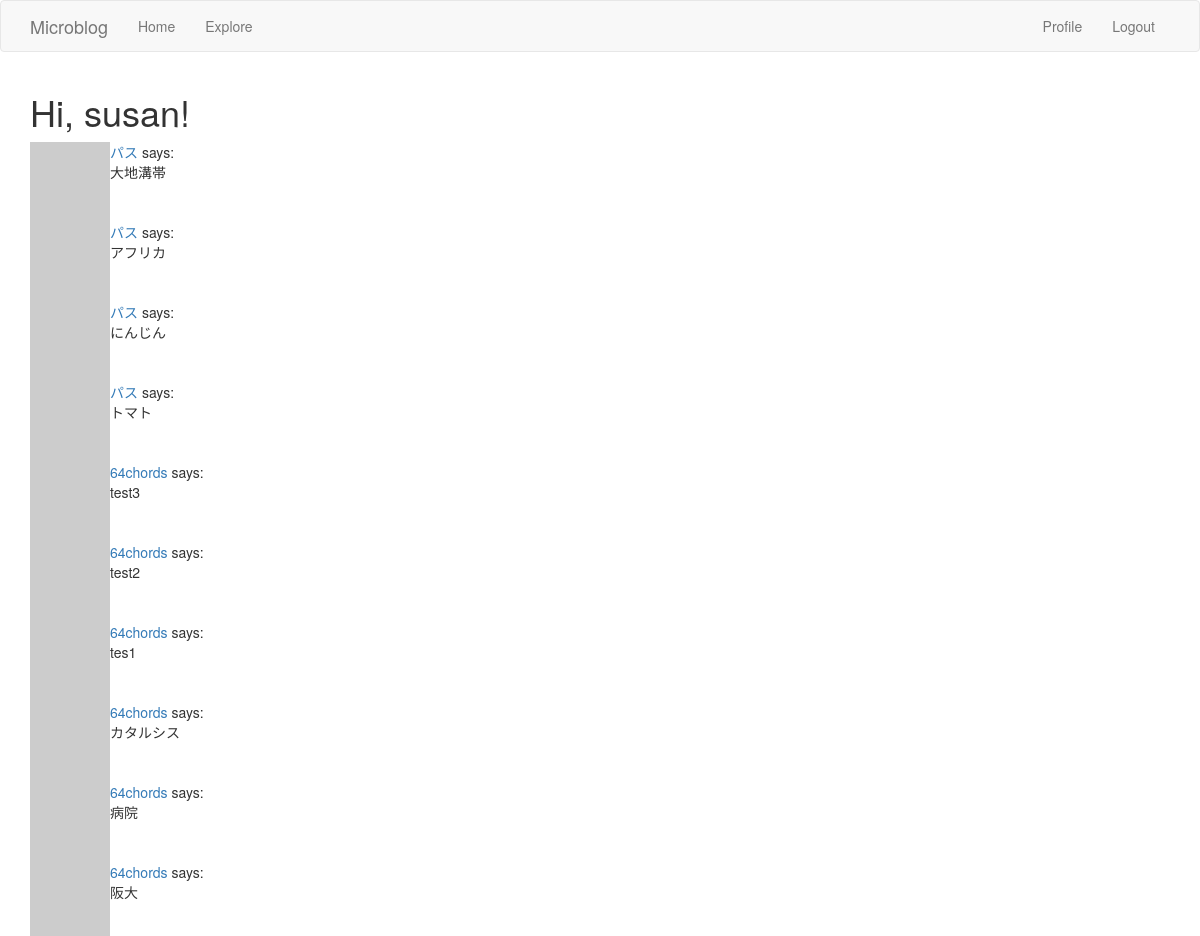
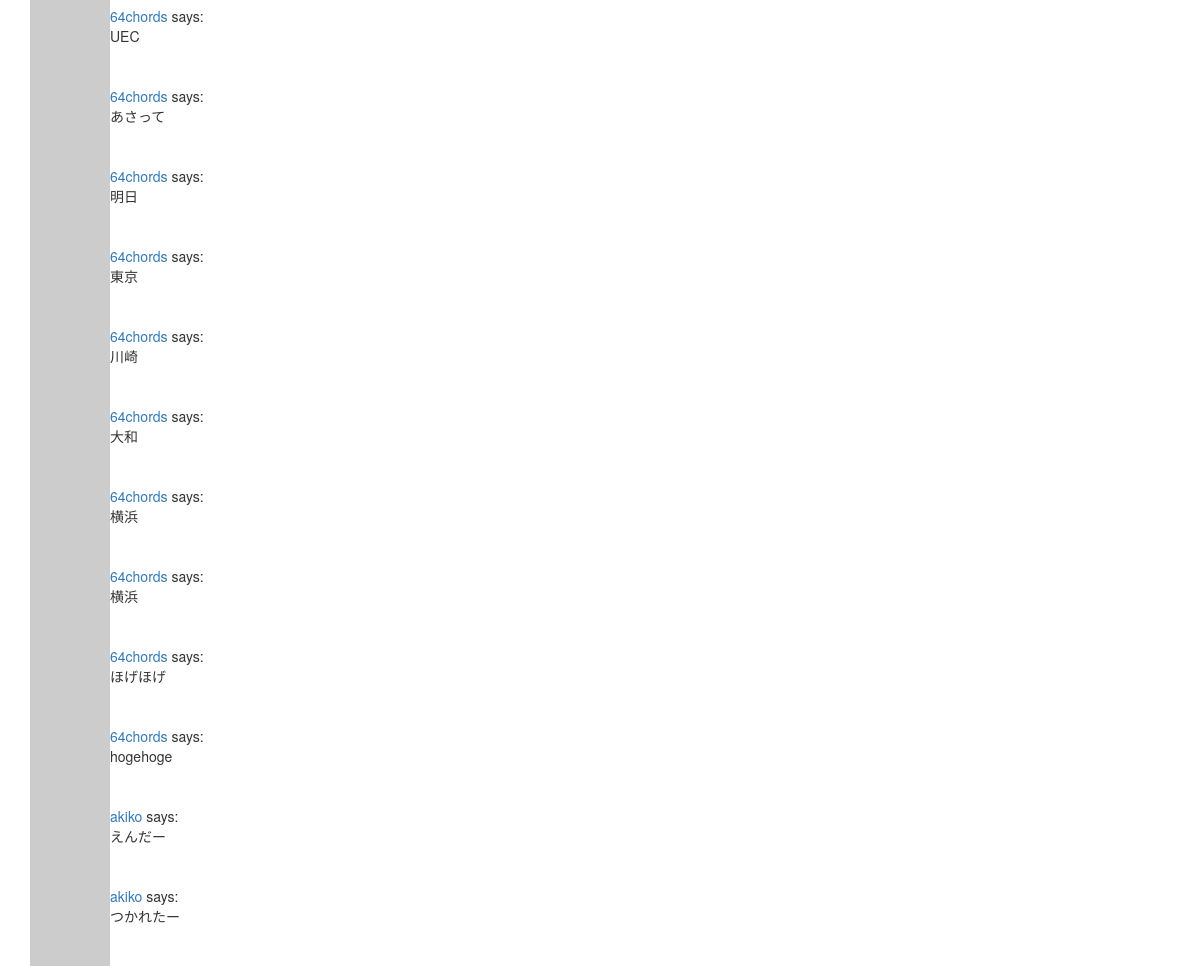
Page /explore (signed in) on the committed database (2 pictures, top to bottom).
### app/models.py (models this page shows, shortened)
class User(UserMixin,db.Model):
    id = db.Column(db.Integer,primary_key=True)
    username = db.Column(db.String(64),index=True,unique=True)
    email = db.Column(db.String(120),index=True,unique=True)
    password_hash = db.Column(db.String(128))
    about_me = db.Column(db.String(140))
    last_seen = db.Column(db.DateTime,default=datetime.utcnow)
    """
    a db.relationship field is normally defined on the “one” side, and
    is used as a convenient way to get access to the “many”.
    """
    posts = db.relationship("Post",backref="author",lazy="dynamic")
    """
    フォロー・フォロワーの関係を追加
    "User": セルフ参照の関係なので自分自身
    secondary: 関係性を表す関係テーブル
    followers.c.**: cはColumnsを表すプロパティ
    詳細はp.134~135を参照のこと（８．３節）
    """
    followed = db.relationship(
        "User",secondary=followers,
        primaryjoin=(followers.c.follower_id == id),
        secondaryjoin=(followers.c.followed_id == id),
        backref=db.backref("followers",lazy="dynamic"),lazy="dynamic"
    )
    def avatar(self,size):
        digest = md5(self.email.lower().encode('utf-8')).hexdigest()
        return "https://www.gravatar.com/avatar/{}?d=identicon&s={}".\
            format(digest,size)

class Post(db.Model):
    id = db.Column(db.Integer,primary_key=True)
    body = db.Column(db.String(140))
    timestamp = db.Column(db.DateTime,index=True,default=datetime.utcnow)
    user_id = db.Column(db.Integer,db.ForeignKey('user.id'))

### app/routes.py (the view)
@app.route("/explore")
@login_required
def explore():
    page = request.args.get("page",1,type=int)
    posts = Post.query.order_by(Post.timestamp.desc()).paginate(
        page,app.config["POSTS_PER_PAGE"],False)
    next_url = url_for('index',page=posts.next_num)\
        if posts.has_next else None
    prev_url = url_for('index',page=posts.prev_num)\
        if posts.has_prev else None
    """
    index.htmlと大差ないため、レンダリングで使用する。
    postフォームは不要のため、引数には含めない。
    """
    return render_template("index.html",title="Explore",posts=posts.items,
        next_url=next_url,prev_url=prev_url)

### app/models.py (called while the page is built)
@login.user_loader
def load_user(id):
    return User.query.get(int(id))

### app/routes.py (called while the page is built)
@app.before_request
def before_request():
    if current_user.is_authenticated:
        current_user.last_seen = datetime.utcnow()
        db.session.commit()

### app/templates/index.html (shortened to what this page needs)
{% extends "base.html" %}
{% block app_content %}
  <h1>Hi, {{ current_user.username }}!</h1>
  {% for post in posts %}
    {% include '_post.html' %}
  {% endfor %}
{% endblock %}

### app/templates/_post.html
<table>
  <tr valign="top">
    <td><img src="{{ post.author.avatar(36) }}" alt=""></td>
    <td><a href="{{ url_for('user',username=post.author.username) }}">{{ post.author.username }}</a> says:<br>{{ post.body }}</td>
  </tr>
</table>

### rows in the picture
User: username "susan"
Post: author.username "パス", body "大地溝帯"
Post: author.username "パス", body "アフリカ"
Post: author.username "パス", body "にんじん"
Post: author.username "パス", body "トマト"
Post: author.username "64chords", body "test3"
Post: author.username "64chords", body "test2"
Post: author.username "64chords", body "tes1"
Post: author.username "64chords", body "カタルシス"
Post: author.username "64chords", body "病院"
Post: author.username "64chords", body "阪大"
Post: author.username "64chords", body "UEC"
Post: author.username "64chords", body "あさって"
Post: author.username "64chords", body "明日"
Post: author.username "64chords", body "東京"
Post: author.username "64chords", body "川崎"
Post: author.username "64chords", body "大和"
Post: author.username "64chords", body "横浜"
Post: author.username "64chords", body "横浜"
Post: author.username "64chords", body "ほげほげ"
Post: author.username "64chords", body "hogehoge"
Post: author.username "akiko", body "えんだー"
Post: author.username "akiko", body "つかれたー"
